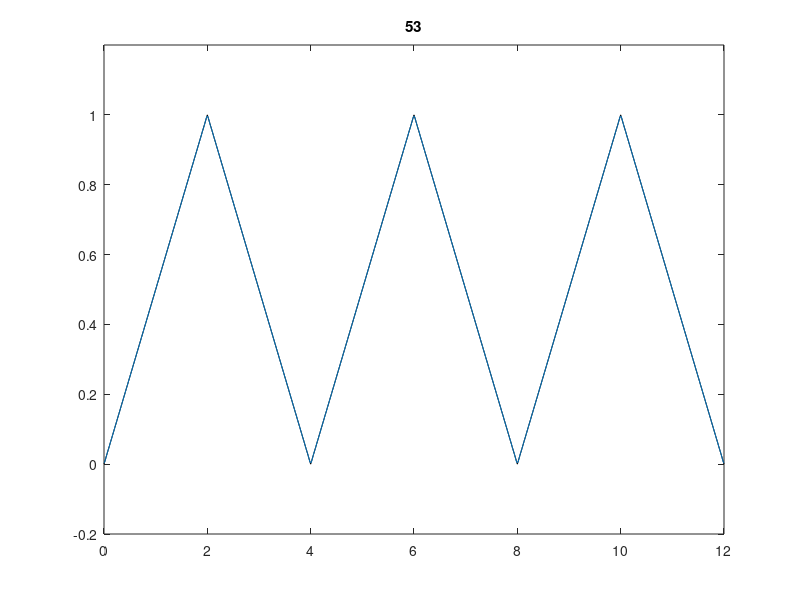

Source code (MATLAB):
close all
clear
clc

N = 53; % Number of coefficients in the synthesis
T0 = 4; % Period of the signal
t = 0:0.01:3*T0; % Time vector
ph = (length(t)-1)/6;

original = abs(sawtooth(pi/T0*t + pi/2, 0.5));

xN = 0.5;
for l = 1:1:(N+1)/2
    k = 2*l-1;
    ak = -4/((k^2)*pi^2);
    xN = xN + ak*cos(2*pi*(1/T0)*k*t); % Formula for ak from Example C.21 in the book
    
    % Plotting the synthesized signal over the original signal
    plot(t,original,'k')
    hold on
    plot(t,xN)
    axis([0 12 -0.2 1.2])
    title(num2str(k))
    hold off
    pause(0.25)
end
